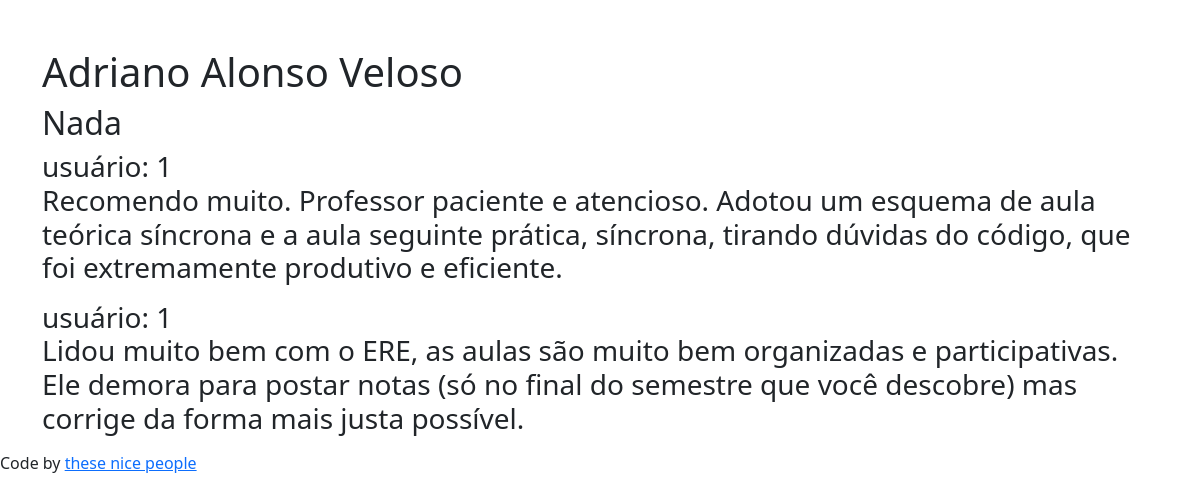
Page /adriano-alonso-veloso/ on the earlier database version.
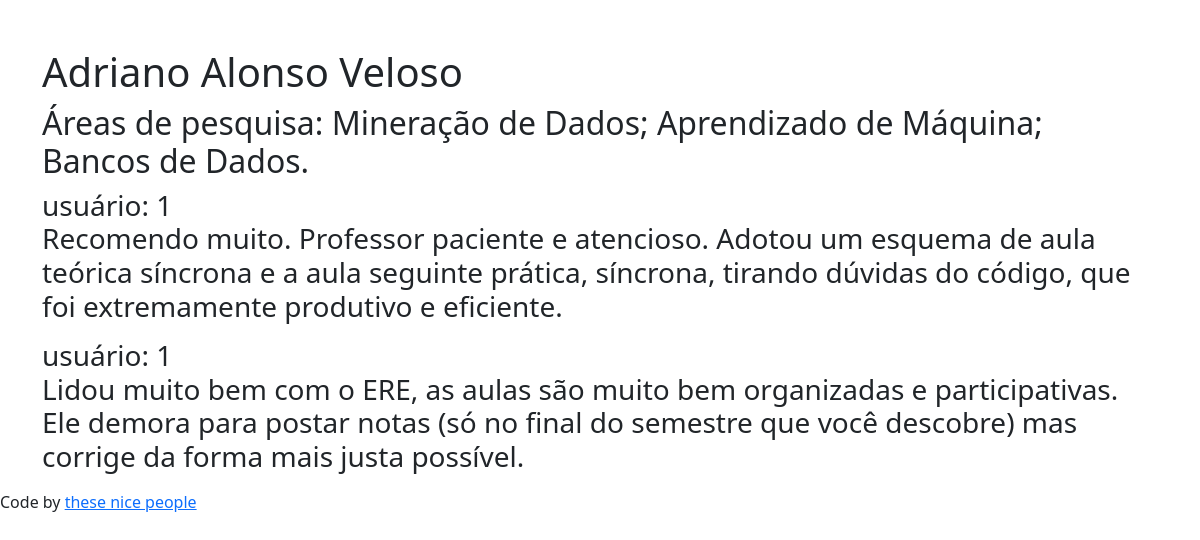
Same page on the later database version.
### planilhao/models.py (models this page shows, shortened)
class Professores(models.Model):
    id = models.IntegerField(primary_key=True)
    name = models.TextField(max_length=155)
    info = models.TextField(max_length=455, default="Nada")
    photo = models.ImageField(blank=True, null=True, upload_to = "photos/")
    slug = models.SlugField(max_length=255)
    class Meta:
        db_table = 'professores'
        ordering = ("name",)

class Comentarios(models.Model):
    id = models.IntegerField(primary_key=True)
    prof_id = models.ForeignKey(Professores, on_delete=models.CASCADE)
    comment = models.TextField(max_length=500)
    usuario = models.ForeignKey(settings.AUTH_USER_MODEL,on_delete=models.CASCADE,)
    criado = models.DateTimeField(auto_now_add=True)
    atualizado = models.DateTimeField(auto_now=True)
    class Meta:
        ordering = ("-atualizado",)
    class Meta:
        db_table = 'comentarios'

### planilhao/views.py (the view)
# urls.py: path("<slug:slug>/", views.detalhe_professor, name="detail"),
def detalhe_professor(request, slug):
    data = Professores.objects.get(slug=slug)
    data2 = Comentarios.objects.all()
    return render(request, "detalhe_professor.html", {"prof":data, "coment":data2})

### template/detalhe_professor.html
{% extends 'base.html' %}
{% block content %}
<div class="container pt-5">
    <h1>{{prof.name}}</h1>
    <h2>{{prof.info}}</h2>
    <h3>
        {% for x in coment %}
            {% if x.prof_id_id == prof.id %}
                usuário: {{x.usuario_id}}
                {{x.comment|linebreaks}}
            {% endif %}
        {% endfor %}
    </h3>
</div>
{% endblock content %}

### template/base.html (shortened to what this page needs)
<html lang="en">
  <head>
    <link href="https://cdn.jsdelivr.net/npm/bootstrap@5.0.1/dist/css/bootstrap.min.css" rel="stylesheet">
  </head>
  <body>
{% block content %}{% endblock content %}
    <footer>
	    <p> Code by <a href="https://github.com/frbo1/TP_ES"
		title="Repositório do projeto" target="_blank"
		rel="external" > these nice
		people </a> </p>
	</footer>
  </body>
</html>

Differences in the rows shown:
changed Professores "Adriano Alonso Veloso": info "Nada" → "Áreas de pesquisa: Mineração de Dados; Aprendizado de Máquina; Bancos de Dados."
